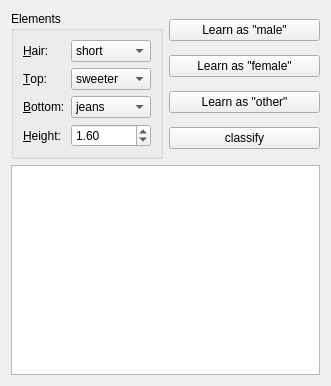
<?xml version="1.0" encoding="UTF-8"?>
<ui version="4.0">
 <class>Widget</class>
 <widget class="QWidget" name="Widget">
  <property name="geometry">
   <rect>
    <x>0</x>
    <y>0</y>
    <width>331</width>
    <height>386</height>
   </rect>
  </property>
  <property name="windowTitle">
   <string>Form</string>
  </property>
  <layout class="QVBoxLayout" name="verticalLayout_2">
   <item>
    <layout class="QHBoxLayout" name="horizontalLayout">
     <item>
      <widget class="QGroupBox" name="groupBox">
       <property name="title">
        <string>Elements</string>
       </property>
       <layout class="QFormLayout" name="formLayout">
        <item row="0" column="0">
         <widget class="QLabel" name="label">
          <property name="text">
           <string>&amp;Hair:</string>
          </property>
          <property name="buddy">
           <cstring>hair</cstring>
          </property>
         </widget>
        </item>
        <item row="0" column="1">
         <widget class="QComboBox" name="hair">
          <item>
           <property name="text">
            <string>short</string>
           </property>
          </item>
          <item>
           <property name="text">
            <string>long</string>
           </property>
          </item>
         </widget>
        </item>
        <item row="1" column="0">
         <widget class="QLabel" name="label_2">
          <property name="text">
           <string>&amp;Top:</string>
          </property>
          <property name="buddy">
           <cstring>top</cstring>
          </property>
         </widget>
        </item>
        <item row="1" column="1">
         <widget class="QComboBox" name="top">
          <item>
           <property name="text">
            <string>sweeter</string>
           </property>
          </item>
          <item>
           <property name="text">
            <string>shirt</string>
           </property>
          </item>
          <item>
           <property name="text">
            <string>jacket</string>
           </property>
          </item>
          <item>
           <property name="text">
            <string>T shirt</string>
           </property>
          </item>
         </widget>
        </item>
        <item row="2" column="0">
         <widget class="QLabel" name="label_3">
          <property name="text">
           <string>&amp;Bottom:</string>
          </property>
          <property name="buddy">
           <cstring>bottom</cstring>
          </property>
         </widget>
        </item>
        <item row="2" column="1">
         <widget class="QComboBox" name="bottom">
          <item>
           <property name="text">
            <string>jeans</string>
           </property>
          </item>
          <item>
           <property name="text">
            <string>skirt</string>
           </property>
          </item>
          <item>
           <property name="text">
            <string>chino</string>
           </property>
          </item>
         </widget>
        </item>
        <item row="3" column="0">
         <widget class="QLabel" name="label_4">
          <property name="text">
           <string>&amp;Height:</string>
          </property>
          <property name="buddy">
           <cstring>height</cstring>
          </property>
         </widget>
        </item>
        <item row="3" column="1">
         <widget class="QDoubleSpinBox" name="height">
          <property name="minimum">
           <double>1.000000000000000</double>
          </property>
          <property name="maximum">
           <double>2.000000000000000</double>
          </property>
          <property name="singleStep">
           <double>0.050000000000000</double>
          </property>
          <property name="value">
           <double>1.600000000000000</double>
          </property>
         </widget>
        </item>
       </layout>
      </widget>
     </item>
     <item>
      <layout class="QVBoxLayout" name="verticalLayout">
       <item>
        <widget class="QPushButton" name="male">
         <property name="text">
          <string>Learn as &quot;male&quot;</string>
         </property>
        </widget>
       </item>
       <item>
        <widget class="QPushButton" name="female">
         <property name="text">
          <string>Learn as &quot;female&quot;</string>
         </property>
        </widget>
       </item>
       <item>
        <widget class="QPushButton" name="other">
         <property name="text">
          <string>Learn as &quot;other&quot;</string>
         </property>
        </widget>
       </item>
       <item>
        <widget class="QPushButton" name="classify">
         <property name="text">
          <string>classify</string>
         </property>
        </widget>
       </item>
      </layout>
     </item>
    </layout>
   </item>
   <item>
    <widget class="QPlainTextEdit" name="result"/>
   </item>
  </layout>
 </widget>
 <resources/>
 <connections/>
</ui>
